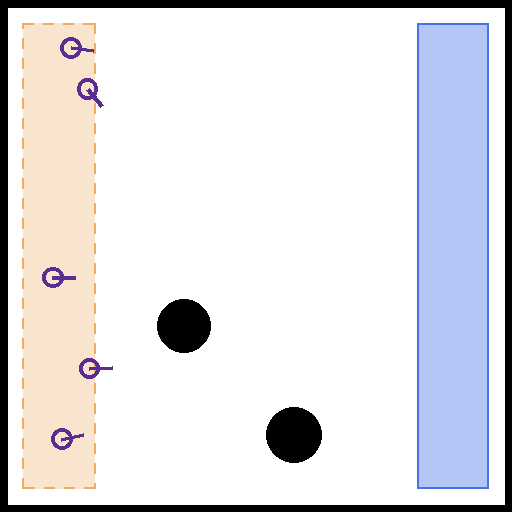
#> input picture sim/examples/scene_00001.png, 512 x 512 px
$ python -i rectify.py   (imports and definitions only)
#> lines starting #> are read from the running program, lines starting #| are printed output that depends on the picture; after the words box and inside, x2 and y2 are one past the last pixel; in counts of white or black regions, pixels touching at a corner belong together
"""Photo of a drawing sheet -> the world square as a 512 x 512 image, plus the scene id.

    world_img, info = rectify(photo_rgb)          # info: sheet_id, markers_px, homography

Steps: flatten uneven lighting (divide by a heavily blurred copy), binarise
with Otsu (inside the paper only), keep solid four-cornered blobs, try every
set of four whose sizes match the printed markers (one 2.25x the others),
keep the set whose homography puts ink on the printed frame, and warp the
world square out.
The id boxes are then read through the same homography.

numpy and cv2 only. Geometry lives in `sheet.py`.

Invariants:
- Output pixel (row 0, col 0) is world (0, WORLD): the usual image convention,
  so the result feeds `Predictor` exactly like a rendered scene.
- Raises `RectifyError` rather than guessing when four markers are not found.
"""
from __future__ import annotations

import numpy as np
import cv2

import _paths  # noqa: F401
import sheet


class RectifyError(RuntimeError):
    pass


# [5 lines left out: function load_photo, not called in this run]


def _odd(n: float) -> int:
    n = int(n)
    return n + 1 if n % 2 == 0 else n


def page_mask(gray: np.ndarray):
    """The sheet of paper, or None when it cannot be told from its surroundings.

    Paper is the largest bright region; marks on it are holes, so the mask is
    the region's convex hull. Without this, the dark desk next to the page edge
    binarises as a thick band of ink that swallows the corner markers.
    """
    small = cv2.GaussianBlur(gray, (0, 0), max(gray.shape) / 400)
    t, _ = cv2.threshold(small, 0, 255, cv2.THRESH_BINARY + cv2.THRESH_OTSU)
    # below Otsu: paper in a shadow is darker than lit paper but still lighter than a dark desk
    _, bright = cv2.threshold(small, 0.75 * t, 255, cv2.THRESH_BINARY)
    n, cc, stats, _ = cv2.connectedComponentsWithStats(bright, connectivity=4)
    if n < 2:
        return None
    k = 1 + int(np.argmax(stats[1:, cv2.CC_STAT_AREA]))
    frac = stats[k, cv2.CC_STAT_AREA] / gray.size
    if not 0.15 < frac < 0.97:                       # no clear paper/desk contrast: do not mask
        return None
    cs, _ = cv2.findContours((cc == k).astype(np.uint8), cv2.RETR_EXTERNAL, cv2.CHAIN_APPROX_SIMPLE)
    mask = np.zeros(gray.shape, np.uint8)
    cv2.fillPoly(mask, [cv2.convexHull(max(cs, key=cv2.contourArea))], 255)
    edge = _odd(max(gray.shape) / 250)
    return cv2.erode(mask, np.ones((edge, edge), np.uint8))


def binarise(photo: np.ndarray, use_page_mask: bool = True) -> np.ndarray:
    """Ink = 255, inside the page only. Illumination is divided out first so
    shadows do not become ink."""
    gray = cv2.cvtColor(photo, cv2.COLOR_RGB2GRAY) if photo.ndim == 3 else photo
    k = _odd(max(gray.shape) / 12)
    bg = cv2.GaussianBlur(cv2.dilate(gray, np.ones((15, 15), np.uint8)), (k, k), 0)
    flat = cv2.divide(gray, np.maximum(bg, 1), scale=255)
    mask = page_mask(gray) if use_page_mask else None
    if mask is not None:
        flat = np.where(mask > 0, flat, 255).astype(np.uint8)
    _, bw = cv2.threshold(flat, 0, 255, cv2.THRESH_BINARY_INV + cv2.THRESH_OTSU)
    return bw


def _marker_candidates(bw: np.ndarray) -> list:
    """[(area, (cx, cy))] for every solid four-cornered blob.

    RETR_LIST, not RETR_EXTERNAL, so marks nested in other contours are seen.
    The shape tests survive perspective: a square seen at an angle is still a
    convex quadrilateral whose area its four-corner approximation reproduces,
    while a filled circle forced to four corners loses about a third (2/pi).
    """
    min_area = (max(bw.shape) / 150) ** 2
    cs, _ = cv2.findContours(bw, cv2.RETR_LIST, cv2.CHAIN_APPROX_SIMPLE)
    out = []
    for c in cs:
        area = cv2.contourArea(c)
        if area < min_area or area > 0.01 * bw.size:
            continue
        approx = cv2.approxPolyDP(c, 0.05 * cv2.arcLength(c, True), True)
        if len(approx) != 4 or not cv2.isContourConvex(approx):
            continue
        if area / max(cv2.contourArea(approx), 1e-9) > 1.15:
            continue                                          # round, not square
        (_, _), (w, h), _ = cv2.minAreaRect(c)
        if w * h <= 0 or not 0.4 < w / h < 2.5:
            continue
        mask = np.zeros(bw.shape, np.uint8)
        cv2.drawContours(mask, [c], -1, 255, -1)
        if bw[mask > 0].mean() / 255 < 0.85:                 # hollow: frame, id box, inner edges
            continue
        m = cv2.moments(c)
        out.append((area, (m["m10"] / m["m00"], m["m01"] / m["m00"])))
    return out


# [28 lines left out: functions _order, _sample, frame_score, not called in this run]


def find_markers(bw: np.ndarray) -> dict:
    """{'tl','tr','br','bl'} -> (x, y) photo px of the four corner markers.

    Candidate sets must match the printed size pattern (one marker about
    (MARKER_BIG / MARKER_SMALL)^2 = 2.25 times the area of the other three,
    which agree in size, loosely, since perspective shrinks far ones). Each
    set is then *verified*: its homography must put ink on the printed frame.
    The best-verified set wins; below 0.7 the photo is rejected.
    """
    from itertools import combinations
    cands = sorted(_marker_candidates(bw), key=lambda t: -t[0])[:12]
    want = (sheet.MARKER_BIG / sheet.MARKER_SMALL) ** 2
    best, best_score = None, 0.0
    for four in combinations(cands, 4):
        big, rest = four[0], four[1:]
        small = np.array([a for a, _ in rest])
        if small.max() > 2.5 * small.min() or not 0.4 * want < big[0] / small.mean() < 2.5 * want:
            continue
        markers = _order(four)
        quad = np.float32([markers[n] for n in ("tl", "tr", "br", "bl")])
        if (not cv2.isContourConvex(quad.reshape(-1, 1, 2))
                or cv2.contourArea(quad) < 0.1 * bw.size):   # the markers span most of the page
            continue
        score = frame_score(bw, markers)
        if score > best_score:
            best, best_score = markers, score
    if best is None or best_score < 0.7:
        raise RectifyError(f"no set of four corner markers verified against the frame "
                           f"({len(cands)} candidates, best frame score {best_score:.2f}); "
                           "are all four corner squares in the photo?")
    return best


# [24 lines left out: functions page_homography, world_square_matrix, read_id, not called in this run]


def rectify(photo: np.ndarray, out: int = 512):
    """(world image (out, out, 3) uint8, info dict)."""
    photo = np.asarray(photo)
    bw = binarise(photo)
    try:
        markers = find_markers(bw)
    except RectifyError:
        # The page mask keeps the largest bright region. On an image cropped close
        # to the sheet (a scan, a tablet drawing) that is the inside of the frame,
        # and the corner markers outside it get masked away: retry on the whole
        # image. The frame check in find_markers still rejects a wrong set.
        bw = binarise(photo, use_page_mask=False)
        markers = find_markers(bw)
    H = page_homography(markers)
    M = world_square_matrix(out) @ H
    img = cv2.warpPerspective(photo, M, (out, out), flags=cv2.INTER_AREA,
                              borderMode=cv2.BORDER_REPLICATE)
    return img, {"sheet_id": read_id(bw, H), "markers_px": markers, "homography": M}

>>> import cv2
>>> picture = cv2.cvtColor(cv2.imread('../sim/examples/scene_00001.png'), cv2.COLOR_BGR2RGB)
>>> result = rectify(picture)
#> in binarise, `bg = cv2.GaussianBlur(cv2.dilate(gray, np.ones((15, 15), np.uint8)), (..`:
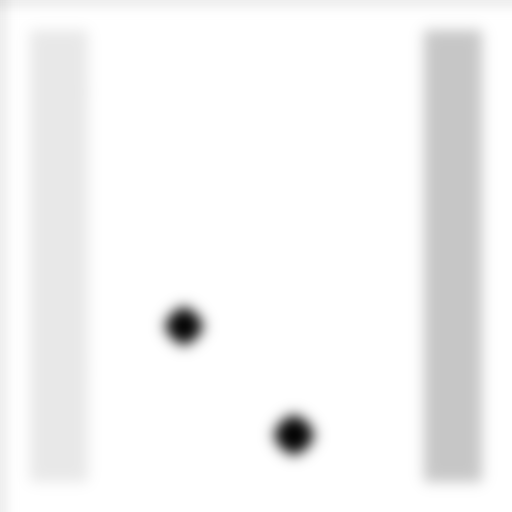
#> bg: shape (512, 512); min 6, max 255, mean 244.5
#> in page_mask, `small = cv2.GaussianBlur(gray, (0, 0), max(gray.shape) / 400)`:
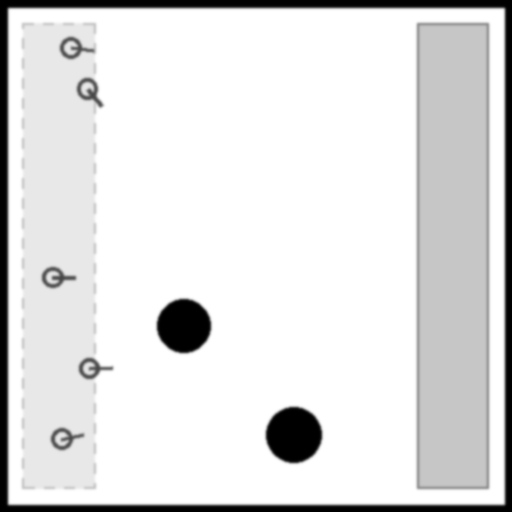
#> small: shape (512, 512); min 0, max 255, mean 223.6
#> in page_mask, `t, _ = cv2.threshold(small, 0, 255, cv2.THRESH_BINARY + cv2.THRESH_OTSU)`: t = 130
#> in page_mask, `_, bright = cv2.threshold(small, 0.75 * t, 255, cv2.THRESH_BINARY)`:
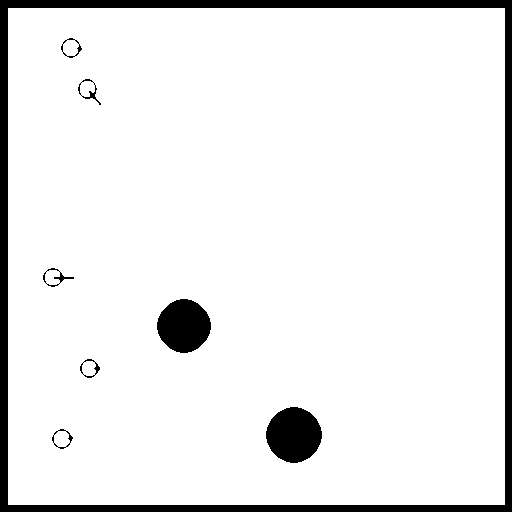
#> bright: shape (512, 512); 92.3% white; 8 black regions, largest, box (x1, y1, x2, y2) and area: (0, 0, 512, 512) 15135, (266, 407, 322, 463) 2388, (157, 299, 211, 353) 2208
#> in page_mask, `n, cc, stats, _ = cv2.connectedComponentsWithStats(bright, connectivit..`:
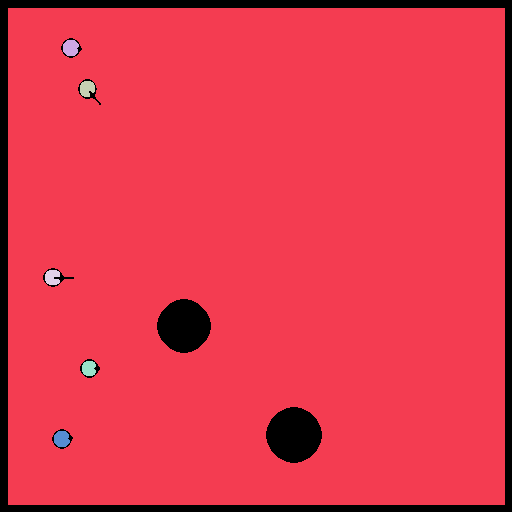
#> cc: shape (512, 512) int32; 7 distinct labels, from 0 to 6; one colour per label, 0 black
#> in page_mask, `n, cc, stats, _ = cv2.connectedComponentsWithStats(bright, connectivit..`: n = 7; stats = [[0, 0, 512, 512, 20227], [8, 8, 497, 497, 240939], [63, 40, 16, 16, 210], [80, 81, 15, 16, 190], [45, 270, 15, 15, 188], [82, 361, 14, 15, 180], [54, 431, 16, 16, 210]]
#> in page_mask, `k = 1 + int(np.argmax(stats[1:, cv2.CC_STAT_AREA]))`: k = 1
#> in page_mask, `frac = stats[k, cv2.CC_STAT_AREA] / gray.size`: frac = 0.919
#> in page_mask, `cs, _ = cv2.findContours((cc == k).astype(np.uint8), cv2.RETR_EXTERNAL..`: cs = [[[8, 8], [8, 504], [504, 504], [504, 8]]]
#> in binarise, `_, bw = cv2.threshold(flat, 0, 255, cv2.THRESH_BINARY_INV + cv2.THRESH..`:
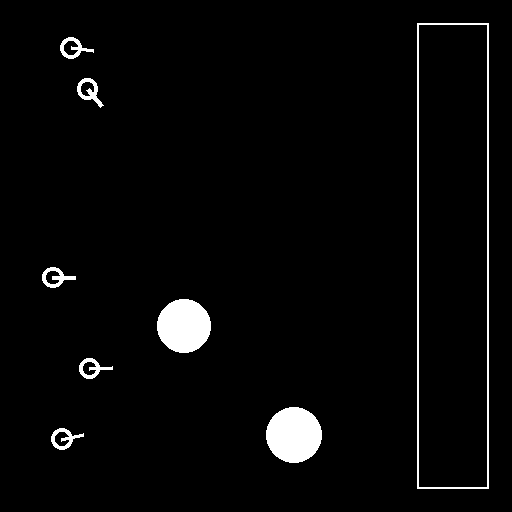
#> bw: shape (512, 512); 3.2% white; 8 white regions
#> in _marker_candidates, `cs, _ = cv2.findContours(bw, cv2.RETR_LIST, cv2.CHAIN_APPROX_SIMPLE)`: cs = 14 contours; largest, box (x1, y1, x2, y2) and area: (417, 23, 489, 489) 33015, (418, 24, 488, 488) 31945, (266, 407, 322, 463) 2369, (157, 299, 211, 353) 2201, (77, 78, 104, 108) 380
#> the loop in _marker_candidates, `for c in cs:` made 14 passes
#> area on passes 1, 2, 4, 7, 9, 11, 13: 156.5, 370, 140.5, 144.5, 146.5, 159.5, 31945
#> after the loop in _marker_candidates, `for c in cs:`:
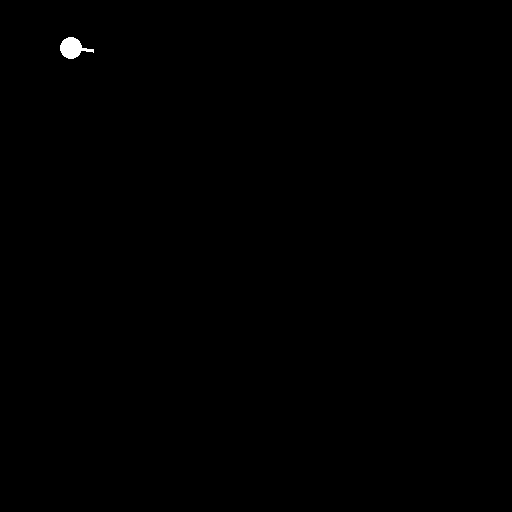
#> mask: shape (512, 512); 0.16% white; 1 white region, box (x1, y1, x2, y2) and area: (60, 37, 94, 59) 414
#> after the loop in _marker_candidates, `for c in cs:`: out = []
#> after the loop in find_markers, `for four in combinations(cands, 4):`: best_score = 0
#> call 2 of binarise, with use_page_mask = False
#> in binarise (call 2), `_, bw = cv2.threshold(flat, 0, 255, cv2.THRESH_BINARY_INV + cv2.THRESH..`:
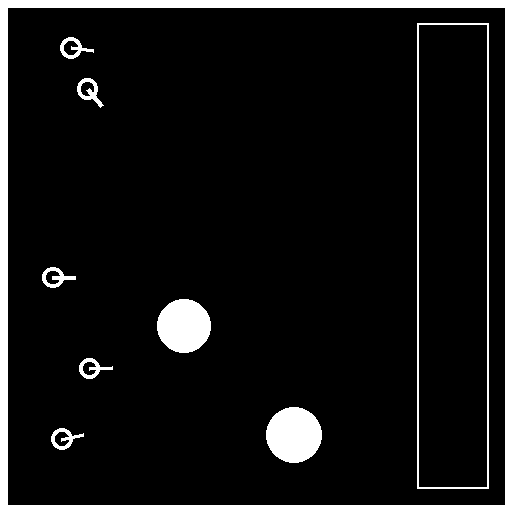
#> bw: shape (512, 512); 8.9% white; 9 white regions
#> in _marker_candidates (call 2), `cs, _ = cv2.findContours(bw, cv2.RETR_LIST, cv2.CHAIN_APPROX_SIMPLE)`: cs = 16 contours; largest, box (x1, y1, x2, y2) and area: (0, 0, 512, 512) 261121, (7, 7, 506, 506) 248002, (417, 23, 489, 489) 33015, (418, 24, 488, 488) 31945, (266, 407, 322, 463) 2369
#> the loop in _marker_candidates (call 2), `for c in cs:` made 16 passes
#> (the run stopped early here; a loop or call above may not have finished)

$ run again, on sim/examples/scene_00002.png
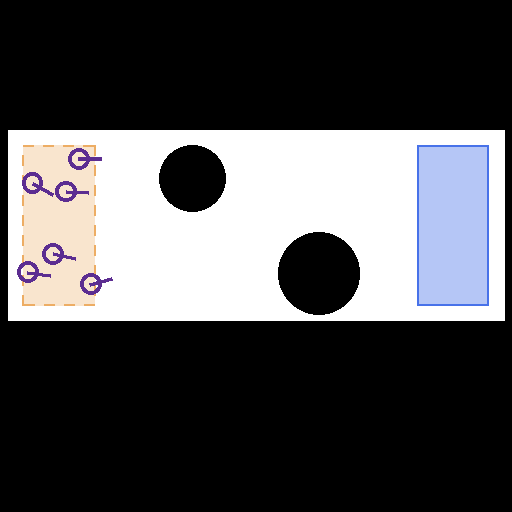
#> input picture sim/examples/scene_00002.png, 512 x 512 px
#> t = 120
#> in page_mask, `_, bright = cv2.threshold(small, 0.75 * t, 255, cv2.THRESH_BINARY)`:
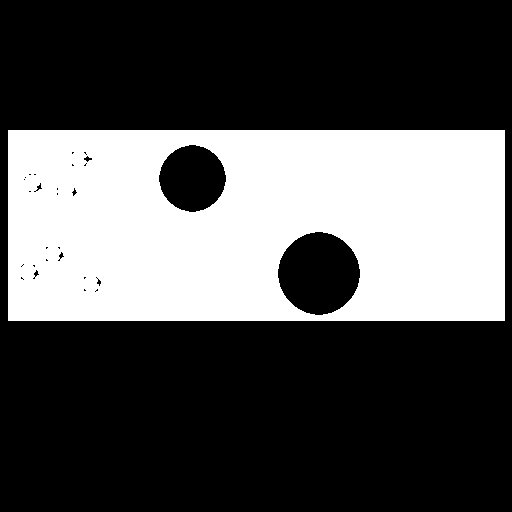
#> bright: shape (512, 512); 32.8% white; 1 white region, box (x1, y1, x2, y2) and area: (8, 130, 505, 321) 86113
#> n = 2; stats = [[0, 0, 512, 512, 176031], [8, 130, 497, 191, 86113]]
#> in page_mask, `k = 1 + int(np.argmax(stats[1:, cv2.CC_STAT_AREA]))`: k = 1
#> frac = 0.328
#> in page_mask, `cs, _ = cv2.findContours((cc == k).astype(np.uint8), cv2.RETR_EXTERNAL..`: cs = [[[8, 130], [8, 320], [504, 320], [504, 130]]]
#> bw: shape (512, 512); 4.4% white; 9 white regions
#> in _marker_candidates, `cs, _ = cv2.findContours(bw, cv2.RETR_LIST, cv2.CHAIN_APPROX_SIMPLE)`: cs = 16 contours; largest, box (x1, y1, x2, y2) and area: (417, 145, 489, 306) 11360, (418, 146, 488, 305) 10900, (278, 232, 360, 315) 5218, (159, 145, 226, 212) 3418, (68, 148, 102, 170) 382
#> the loop in _marker_candidates, `for c in cs:` made 16 passes
#> area on passes 1, 3, 5, 6, 7, 8, 10, 11: 151, 157, 158, 373, 5218, 154, 152, 373
#> after the loop in _marker_candidates, `for c in cs:`: out = []
#> after the loop in find_markers, `for four in combinations(cands, 4):`: best_score = 0
#> in binarise (call 2), `_, bw = cv2.threshold(flat, 0, 255, cv2.THRESH_BINARY_INV + cv2.THRESH..`:
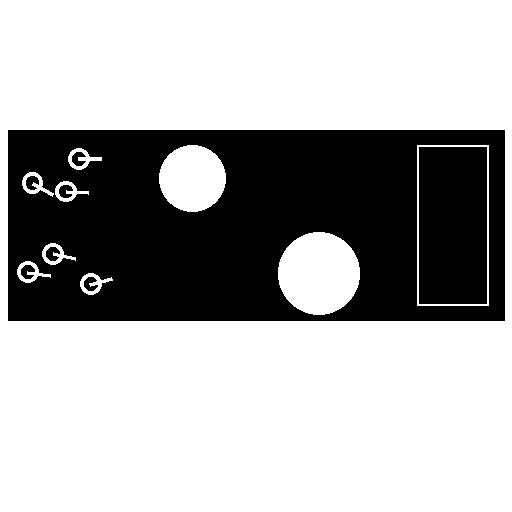
#> bw: shape (512, 512); 68.2% white; 8 black regions
#> in _marker_candidates (call 2), `cs, _ = cv2.findContours(bw, cv2.RETR_LIST, cv2.CHAIN_APPROX_SIMPLE)`: cs = 18 contours; largest, box (x1, y1, x2, y2) and area: (0, 0, 512, 512) 261121, (7, 129, 506, 322) 95614, (417, 145, 489, 306) 11360, (418, 146, 488, 305) 10900, (278, 232, 360, 315) 5218
#> the loop in _marker_candidates (call 2), `for c in cs:` made 18 passes

$ run again, on sim/examples/scene_00003.png
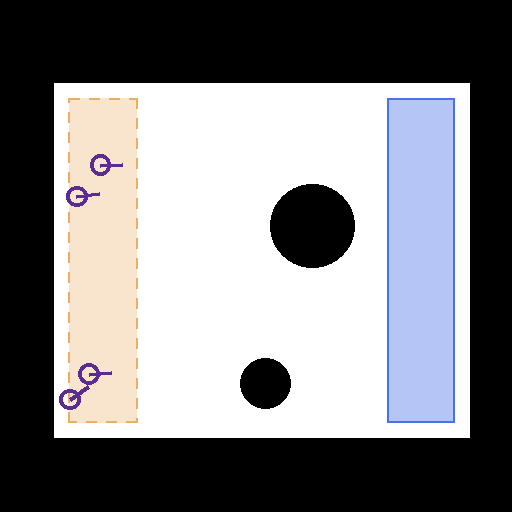
#> input picture sim/examples/scene_00003.png, 512 x 512 px
#> t = 120
#> in page_mask, `_, bright = cv2.threshold(small, 0.75 * t, 255, cv2.THRESH_BINARY)`:
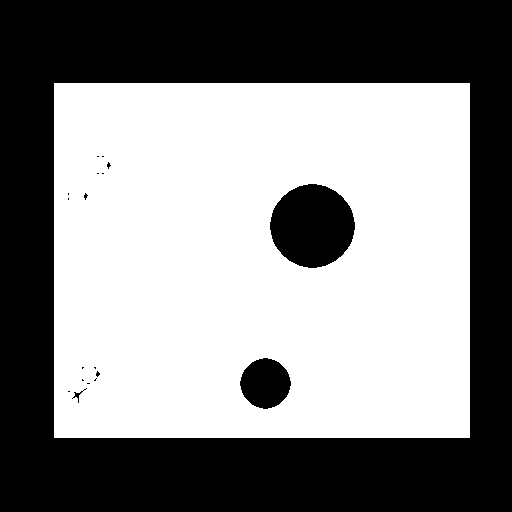
#> bright: shape (512, 512); 53.5% white; 19 black regions (15 under 20 px), largest, box (x1, y1, x2, y2) and area: (0, 0, 512, 512) 114464, (270, 184, 355, 268) 5484, (240, 358, 291, 409) 1945, (72, 388, 87, 403) 40
#> n = 2; stats = [[0, 0, 512, 512, 122008], [54, 83, 416, 355, 140136]]
#> in page_mask, `k = 1 + int(np.argmax(stats[1:, cv2.CC_STAT_AREA]))`: k = 1
#> frac = 0.535
#> in page_mask, `cs, _ = cv2.findContours((cc == k).astype(np.uint8), cv2.RETR_EXTERNAL..`: cs = [[[54, 83], [54, 437], [469, 437], [469, 83]]]
#> bw: shape (512, 512); 3.9% white; 6 white regions
#> in _marker_candidates, `cs, _ = cv2.findContours(bw, cv2.RETR_LIST, cv2.CHAIN_APPROX_SIMPLE)`: cs = 11 contours; largest, box (x1, y1, x2, y2) and area: (387, 98, 455, 423) 21708, (388, 99, 454, 422) 20928, (270, 184, 355, 268) 5484, (240, 358, 291, 409) 1954, (59, 363, 112, 410) 749
#> the loop in _marker_candidates, `for c in cs:` made 11 passes
#> area on passes 1, 2, 3, 5, 7, 8, 10: 145.5, 159.5, 749, 152.5, 5484, 154.5, 20928
#> after the loop in _marker_candidates, `for c in cs:`: out = []
#> after the loop in find_markers, `for four in combinations(cands, 4):`: best_score = 0
#> in binarise (call 2), `_, bw = cv2.threshold(flat, 0, 255, cv2.THRESH_BINARY_INV + cv2.THRESH..`:
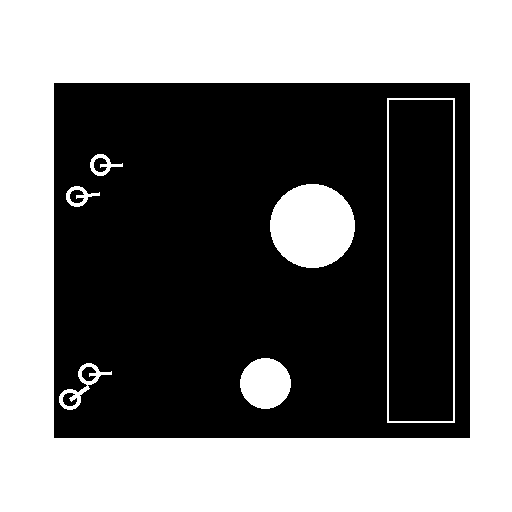
#> bw: shape (512, 512); 47.6% white; 7 white regions
#> in _marker_candidates (call 2), `cs, _ = cv2.findContours(bw, cv2.RETR_LIST, cv2.CHAIN_APPROX_SIMPLE)`: cs = 13 contours; largest, box (x1, y1, x2, y2) and area: (0, 0, 512, 512) 261121, (53, 82, 471, 439) 148450, (387, 98, 455, 423) 21708, (388, 99, 454, 422) 20928, (270, 184, 355, 268) 5484
#> the loop in _marker_candidates (call 2), `for c in cs:` made 13 passes

$ run again, on sim/examples/scene_00004.png
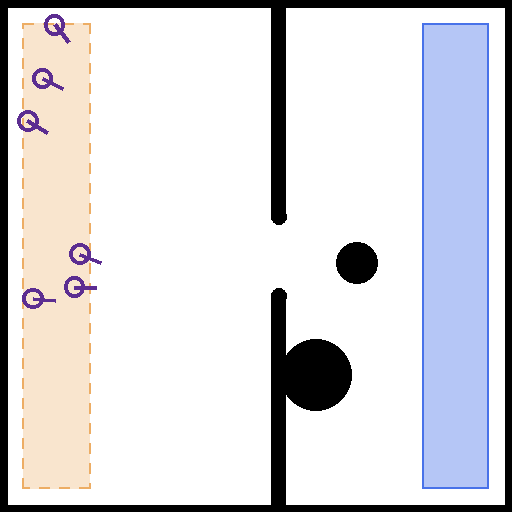
#> input picture sim/examples/scene_00004.png, 512 x 512 px
#> t = 130
#> bright: shape (512, 512); 89.6% white; 10 black regions (2 under 20 px)
#> cc: shape (512, 512) int32; 6 distinct labels, from 0 to 5
#> n = 6; stats = [[0, 0, 512, 512, 27383], [8, 8, 497, 497, 233984], [35, 71, 15, 15, 180], [72, 246, 16, 16, 203], [67, 279, 15, 16, 192], [25, 291, 16, 15, 202]]
#> in page_mask, `k = 1 + int(np.argmax(stats[1:, cv2.CC_STAT_AREA]))`: k = 1
#> frac = 0.893
#> in page_mask, `cs, _ = cv2.findContours((cc == k).astype(np.uint8), cv2.RETR_EXTERNAL..`: cs = 1 contour; box (x1, y1, x2, y2) and area: (8, 8, 505, 505) 235250
#> bw: shape (512, 512); 5.9% white; 10 white regions
#> in _marker_candidates, `cs, _ = cv2.findContours(bw, cv2.RETR_LIST, cv2.CHAIN_APPROX_SIMPLE)`: cs = 17 contours; largest, box (x1, y1, x2, y2) and area: (422, 23, 489, 489) 30690, (423, 24, 488, 488) 29630, (271, 288, 352, 504) 6828, (271, 9, 287, 225) 2996, (336, 242, 378, 284) 1321
#> the loop in _marker_candidates, `for c in cs:` made 17 passes
#> area on passes 1, 2, 4, 6, 9, 11, 13, 15: 154, 6827.5, 147.5, 156, 149, 138, 29630, 144
#> after the loop in _marker_candidates, `for c in cs:`: out = []
#> after the loop in find_markers, `for four in combinations(cands, 4):`: best_score = 0
#> in binarise (call 2), `_, bw = cv2.threshold(flat, 0, 255, cv2.THRESH_BINARY_INV + cv2.THRESH..`:
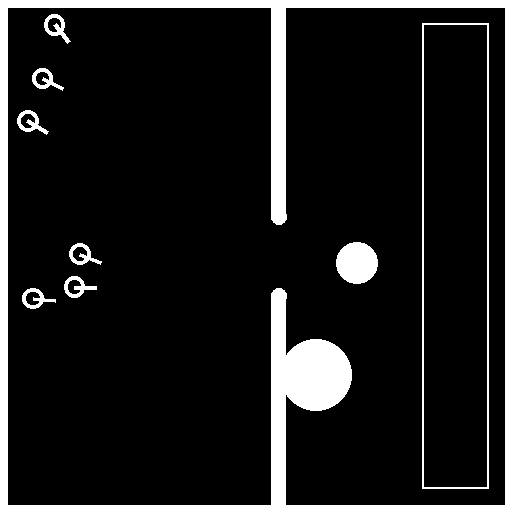
#> bw: shape (512, 512); 11.7% white; 9 white regions
#> in _marker_candidates (call 2), `cs, _ = cv2.findContours(bw, cv2.RETR_LIST, cv2.CHAIN_APPROX_SIMPLE)`: cs = 17 contours; largest, box (x1, y1, x2, y2) and area: (0, 0, 512, 512) 261121, (7, 7, 506, 506) 238120, (422, 23, 489, 489) 30690, (423, 24, 488, 488) 29630, (336, 242, 378, 284) 1321
#> the loop in _marker_candidates (call 2), `for c in cs:` made 17 passes
